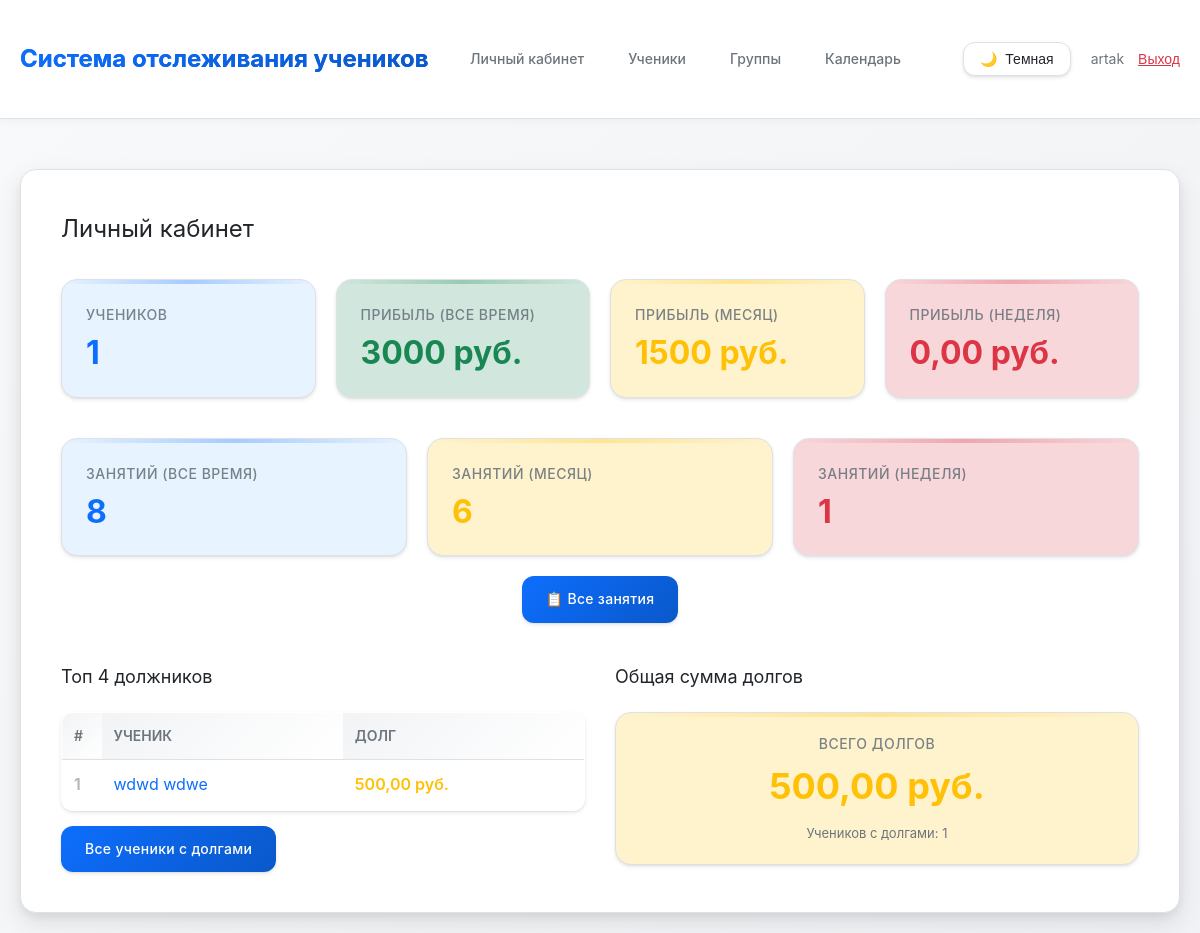
Page / (signed in) on the earlier database version.
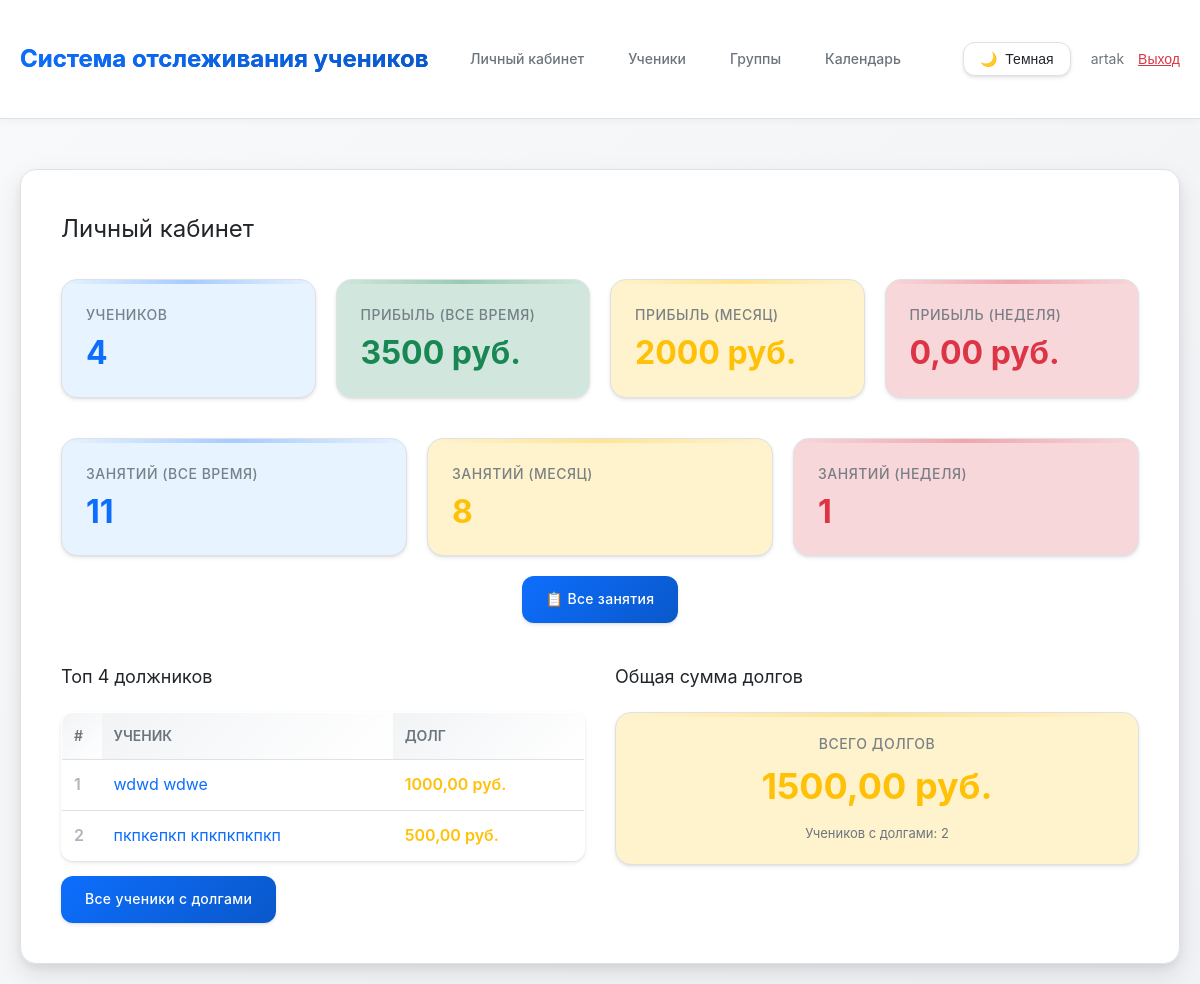
Same page on the later database version.
### main/models.py (models this page shows, shortened)
class Student(models.Model):
    tutor = models.ForeignKey(Tutor, on_delete=models.CASCADE, related_name='students', verbose_name='Репетитор')
    groups = models.ManyToManyField(StudentGroup, related_name='students', blank=True, verbose_name='Группы')
    first_name = models.CharField(max_length=100, verbose_name='Имя')
    last_name = models.CharField(max_length=100, verbose_name='Фамилия')
    phone = models.CharField(max_length=20, blank=True, null=True, verbose_name='Телефон')
    telegram = models.CharField(max_length=20, blank=True, null=True, verbose_name='Телеграм')
    created_at = models.DateTimeField(auto_now_add=True, verbose_name='Дата создания')
    updated_at = models.DateTimeField(auto_now=True, verbose_name='Дата обновления')
    grade = models.CharField(max_length=10, blank=True, null=True, verbose_name='Класс')
    notes = models.TextField(blank=True, verbose_name='Заметки')
    is_active = models.BooleanField(default=True, verbose_name='Активен')
    prepaid_balance = models.DecimalField(
        max_digits=10,
        decimal_places=2,
        default=Decimal('0.00'),
        verbose_name='Баланс предоплаты'
    )
    class Meta:
        verbose_name = 'Ученик'
        verbose_name_plural = 'Ученики'
        ordering = ['last_name', 'first_name']
    def get_total_debt(self):
        total_debt = Decimal('0.00')
        for lesson in self.lessons.all():
            if not lesson.attendances.exists():
                continue  # Пропускаем занятия без отметок посещаемости
            attendance = Attendance.objects.filter(lesson=lesson, student=self, status='present').first()
            if attendance:
                payment = Payment.objects.filter(lesson=lesson, student=self).first()
                if not payment and lesson.lesson_price > 0:
                    total_debt += lesson.lesson_price
        return total_debt

### main/views.py (the view)
# urls.py: path('', views.dashboard, name='dashboard'),
@login_required
def dashboard(request):
    try:
        tutor = get_tutor(request)
        if not tutor:
            tutor = Tutor.objects.create(user=request.user)
            messages.success(request, 'Профиль репетитора создан.')
        now = timezone.now()
        today = now.date()
        week_ago = today - timedelta(days=7)
        month_ago = today - timedelta(days=30)
        students_count = tutor.get_students_count()
        profit_all_time = tutor.get_total_profit()
        profit_month = tutor.get_total_profit(start_date=month_ago)
        profit_week = tutor.get_total_profit(start_date=week_ago)
        lessons_all_time = tutor.get_lessons_count()
        lessons_month = tutor.get_lessons_count(start_date=month_ago)
        lessons_week = tutor.get_lessons_count(start_date=week_ago)
        students_with_debts = []
        total_debts = Decimal('0.00')
        all_students = Student.objects.filter(tutor=tutor, is_active=True)
        for student in all_students:
            debt = student.get_total_debt()
            if debt > 0:
                students_with_debts.append({
                    'student': student,
                    'debt': debt
                })
                total_debts += debt
        students_with_debts.sort(key=lambda x: x['debt'], reverse=True)
        top_debtors = students_with_debts[:4]
        total_debtors_count = len(students_with_debts)
        return render(request, 'main/dashboard.html', {
            'tutor': tutor,
            'students_count': students_count,
            'profit_all_time': profit_all_time,
            'profit_month': profit_month,
            'profit_week': profit_week,
            'lessons_all_time': lessons_all_time,
            'lessons_month': lessons_month,
            'lessons_week': lessons_week,
            'students_with_debts': top_debtors,
            'total_debtors_count': total_debtors_count,
            'total_debts': total_debts,
        })
    except Exception as e:
        import traceback
        print(f"Error in dashboard: {e}")
        print(traceback.format_exc())
        messages.error(request, f'Произошла ошибка: {str(e)}')
        return redirect('login')

### main/models.py (called while the page is built)
    def get_students_count(self):
        return self.students.filter(is_active=True).count()

    def get_total_profit(self, start_date=None, end_date=None):
        payments = Payment.objects.filter(student__tutor=self, is_balance_payment=False)
        if start_date:
            payments = payments.filter(payment_date__gte=start_date)
        if end_date:
            payments = payments.filter(payment_date__lte=end_date)
        result = payments.aggregate(total=Sum('amount'))
        return result['total'] or Decimal('0.00')

    def get_lessons_count(self, start_date=None, end_date=None):
        lessons = self.lessons.filter(attendances__isnull=False).distinct()
        if start_date:
            lessons = lessons.filter(date__gte=start_date)
        if end_date:
            lessons = lessons.filter(date__lte=end_date)
        return lessons.count()

### main/views.py (called while the page is built)
def get_tutor(request):
    if request.user.is_authenticated:
        try:
            return request.user.tutor
        except Tutor.DoesNotExist:
            return None
    return None

### main/templates/main/dashboard.html (shortened to what this page needs)
{% extends 'main/base.html' %}
{% block content %}
<h2 style="margin-bottom: 30px; font-weight: 400; font-size: 24px;">
    Личный кабинет
</h2>
<div class="dashboard-grid" style="display: grid; grid-template-columns: repeat(auto-fit, minmax(250px, 1fr)); gap: 20px; margin-bottom: 40px;">
    <div class="stat-card stat-card-blue">
        <div class="stat-label">Учеников</div>
        <div class="stat-value">{{ students_count }}</div>
    </div>
    <div class="stat-card stat-card-green">
        <div class="stat-label">Прибыль (все время)</div>
        <div class="stat-value">{{ profit_all_time }} руб.</div>
    </div>
    <div class="stat-card stat-card-orange">
        <div class="stat-label">Прибыль (месяц)</div>
        <div class="stat-value">{{ profit_month }} руб.</div>
    </div>
    <div class="stat-card stat-card-pink">
        <div class="stat-label">Прибыль (неделя)</div>
        <div class="stat-value">{{ profit_week }} руб.</div>
    </div>
</div>
<div class="dashboard-grid" style="display: grid; grid-template-columns: repeat(auto-fit, minmax(250px, 1fr)); gap: 20px; margin-bottom: 20px;">
    <div class="stat-card stat-card-blue">
        <div class="stat-label">Занятий (все время)</div>
        <div class="stat-value">{{ lessons_all_time }}</div>
    </div>
    <div class="stat-card stat-card-orange">
        <div class="stat-label">Занятий (месяц)</div>
        <div class="stat-value">{{ lessons_month }}</div>
    </div>
    <div class="stat-card stat-card-pink">
        <div class="stat-label">Занятий (неделя)</div>
        <div class="stat-value">{{ lessons_week }}</div>
    </div>
</div>
<div style="margin-bottom: 40px; text-align: center;">
    <a href="{% url 'lesson_list' %}" class="btn">📋 Все занятия</a>
</div>
<div class="dashboard-tables" style="display: grid; grid-template-columns: repeat(auto-fit, minmax(400px, 1fr)); gap: 30px;">
    <div>
        <h3 style="font-weight: 400; font-size: 18px; margin-bottom: 20px;">
            Топ 4 должников
        </h3>
        {% if students_with_debts %}
            <table>
                <thead>
                    <tr>
                        <th style="width: 40px;">#</th>
                        <th>Ученик</th>
                        <th>Долг</th>
                    </tr>
                </thead>
                <tbody>
                    {% for item in students_with_debts %}
                    <tr>
                        <td style="font-weight: 600; color: var(--text-muted);">{{ forloop.counter }}</td>
                        <td><a href="{% url 'student_detail' item.student.pk %}">{{ item.student.first_name }} {{ item.student.last_name }}</a></td>
                        <td><span class="status-warning" style="font-weight: 600;">{{ item.debt }} руб.</span></td>
                    </tr>
                    {% endfor %}
                </tbody>
            </table>
        {% else %}
            <p style="color: var(--text-muted);">Нет долгов</p>
        {% endif %}
        <div style="margin-top: 15px;">
            {% if total_debtors_count > 0 %}
                <a href="{% url 'students_debt_list' %}" class="btn">Все ученики с долгами</a>
            {% else %}
                <a href="{% url 'student_list' %}" class="btn">Все ученики</a>
            {% endif %}
        </div>
    </div>
    <div>
        <h3 style="font-weight: 400; font-size: 18px; margin-bottom: 20px;">Общая сумма долгов</h3>
        <div class="stat-card stat-card-orange" style="padding: 20px; text-align: center;">
            <div class="stat-label" style="font-size: 14px; margin-bottom: 10px;">Всего долгов</div>
            <div class="stat-value" style="font-size: 36px; font-weight: 700;">{{ total_debts }} руб.</div>
            {% if total_debtors_count > 0 %}
                <div style="margin-top: 15px; font-size: 13px; color: var(--text-secondary);">
                    Учеников с долгами: {{ total_debtors_count }}
                </div>
            {% endif %}
        </div>
    </div>
</div>
{% endblock %}

Differences in the rows shown:
computed for Student "wdwd": debt "500,00" → "1000,00"
added Student: student.first_name "пкпкепкп", student.last_name "кпкпкпкпкп", debt "500,00"
Other differences:
{{ students_count }}: "1" → "4"
{{ profit_all_time }}: "3000" → "3500"
{{ profit_month }}: "1500" → "2000"
{{ lessons_all_time }}: "8" → "11"
{{ lessons_month }}: "6" → "8"
{{ total_debts }}: "500,00" → "1500,00"
{{ total_debtors_count }}: "1" → "2"
